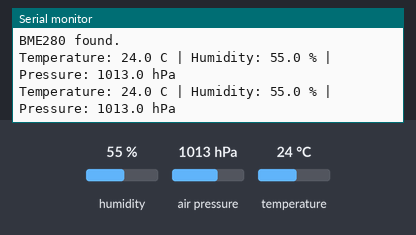
Simulated run of this program. Board: ESP32. On the bench: the last lines printed to the serial monitor. The inputs (shaded band) are chosen by the test bench; at power-on: humidity 55 %, air pressure 1013 hPa, temperature 24 °C.

Above: at 4.8 s.
4.9 s: humidity set to 22 %
At 7.3 s:
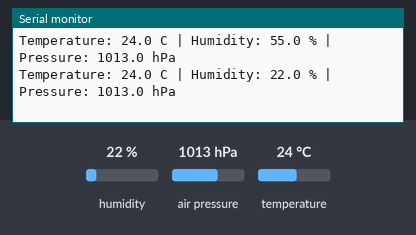
7.9 s: air pressure set to 952 hPa
At 8.9 s:
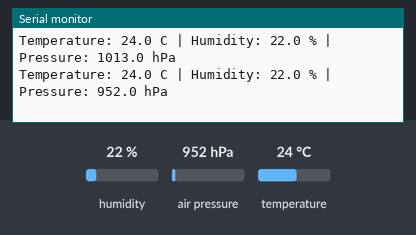
10.9 s: temperature set to 12 °C
At 13.1 s:
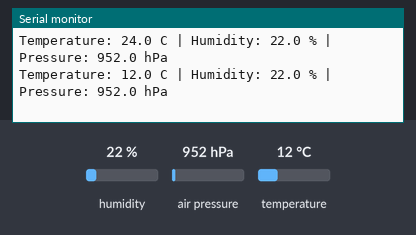

The program:

main.cpp
```cpp
#include <Arduino.h>
#include <Wire.h>
#include <Adafruit_BME280.h>

constexpr uint8_t i2cSdaPin = 21;
constexpr uint8_t i2cSclPin = 22;

constexpr uint32_t readInterval = 2000; // read the sensor every 2 s

// the sensor object – the library handles all register reads for us
Adafruit_BME280 bme;

uint32_t lastReadTime = 0;

void setup()
{
  Serial.begin(115200);
  Wire.begin(i2cSdaPin, i2cSclPin);

  // The BME280 uses address 0x76 or 0x77, depending on how its SDO pin is wired.
  // Try both – begin() returns false if no sensor answers.
  if (!bme.begin(0x76) && !bme.begin(0x77))
  {
    Serial.println("BME280 not found – check wiring or run the I2C scanner!");
    while (true)
    {
      // stop here, nothing else makes sense without the sensor
    }
  }

  Serial.println("BME280 found.");
}

void loop()
{
  if (millis() - lastReadTime >= readInterval)
  {
    lastReadTime = millis();

    float temperature = bme.readTemperature();     // °C
    float humidity = bme.readHumidity();           // % relative humidity
    float pressure = bme.readPressure() / 100.0F;  // Pa -> hPa

    Serial.printf("Temperature: %.1f C | Humidity: %.1f %% | Pressure: %.1f hPa\r\n",
                  temperature, humidity, pressure);
  }
}
```

Measured:
- after the input at 4.9 s, the serial monitor: prints a new line after 1.1 s (image 1)
- after the input at 7.9 s, the serial monitor: prints a new line after 0.10 s (image 2)
- after the input at 10.9 s, the serial monitor: prints a new line after 1.1 s (image 3)
